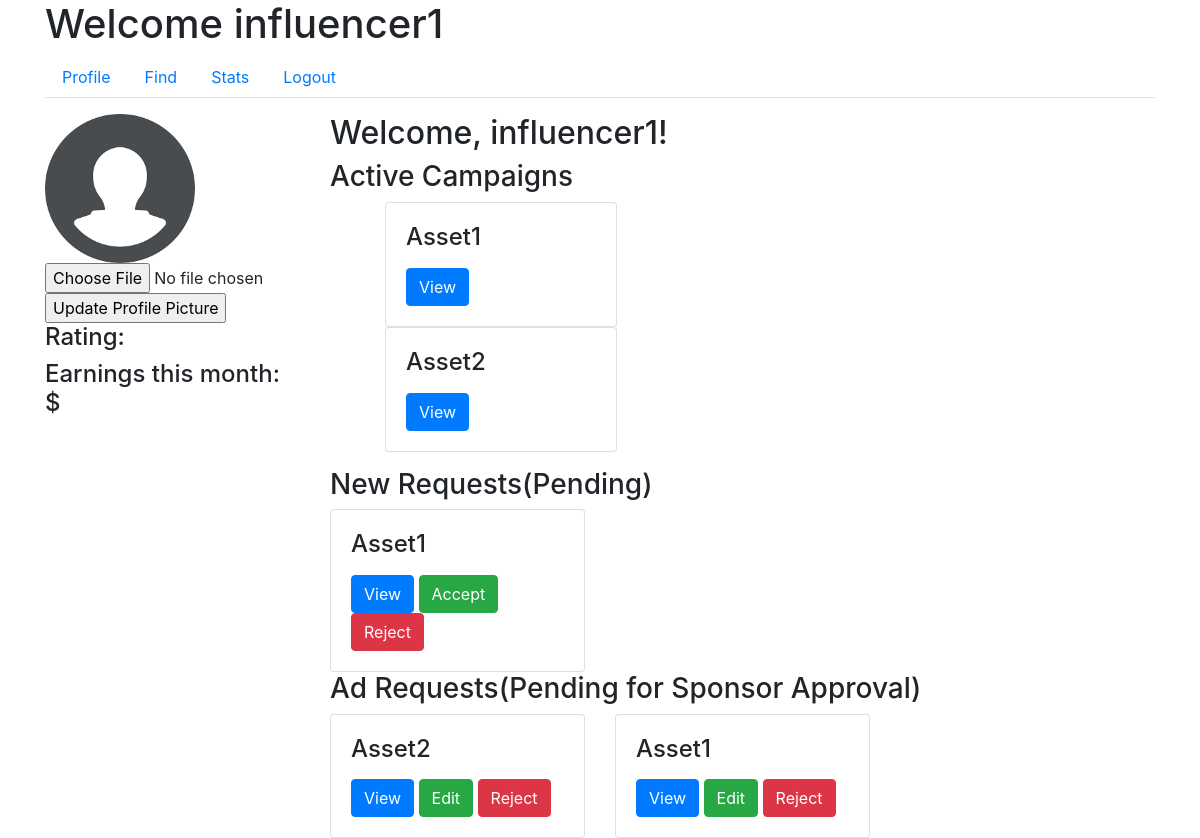
Page /influencer/profile (signed in) on the committed database.
### app/models.py (models this page shows, shortened)
class User(UserMixin, db.Model):
    id = db.Column(db.Integer, primary_key=True)
    username = db.Column(db.String(64), unique=True, nullable=False)
    email = db.Column(db.String(120), unique=True, nullable=False)
    password_hash = db.Column(db.String(128), nullable=False)
    role = db.Column(db.String(20), nullable=False)
    industry = db.Column(db.String(120))  # For Sponsors
    platforms = db.Column(db.Text)  # For Influencers
    category = db.Column(db.String(120))  # For Influencers
    niche = db.Column(db.String(120))  # For Influencers
    profile_pic = db.Column(db.String(20), nullable=False, default='download.png')

class Campaign(db.Model):
    id = db.Column(db.Integer, primary_key=True)
    name = db.Column(db.String(100), nullable=False)
    description = db.Column(db.Text, nullable=False)
    budget = db.Column(db.Float, nullable=False)
    visibility = db.Column(db.String(10), nullable=False)  # 'public', 'private'
    user_id = db.Column(db.Integer, db.ForeignKey('user.id'), nullable=False)
    ad_requests = db.relationship('AdRequest', backref='campaign', lazy=True)

class AdRequest(db.Model):
    id = db.Column(db.Integer, primary_key=True)
    campaign_id = db.Column(db.Integer, db.ForeignKey('campaign.id'), nullable=False)
    influencer_id = db.Column(db.Integer, db.ForeignKey('user.id'), nullable=False)
    requirements = db.Column(db.Text, nullable=False)
    payment_amount = db.Column(db.Float, nullable=False)
    status_influencer = db.Column(db.String(10), nullable=False)
    status_sponsor = db.Column(db.String(10), nullable=False)

### app/routes.py (the view)
@main.route('/influencer/profile')
@login_required
def influencer_profile():
    if current_user.role != 'influencer':
        return redirect(url_for('main.home'))
    influencer = current_user
    active_campaigns = Campaign.query.join(AdRequest, Campaign.id == AdRequest.campaign_id)\
    .filter(AdRequest.status_influencer == 'Accepted', AdRequest.influencer_id == influencer.id).all()
    new_requests = AdRequest.query.filter_by(influencer_id=influencer.id, status_influencer='Pending').all()
    sponsor_pending_request = AdRequest.query.filter_by(influencer_id=influencer.id, status_sponsor='Pending').all()
    return render_template('influencer_profile.html',
                           influencer=influencer,
                           active_campaigns=active_campaigns,
                           new_requests=new_requests,
                           sponsor_pending_request=sponsor_pending_request)

### app/models.py (called while the page is built)
@login_manager.user_loader
def load_user(user_id):
    return User.query.get(int(user_id))

### app/templates/influencer_profile.html (shortened to what this page needs)
{% extends "influencer_dashboard.html" %}
{% block tab_content %}
<div class="row">
    <div class="col-md-3">
        <div class="profile-sidebar">
            <img src="{{ url_for('static', filename='profile_pics/' + current_user.profile_pic) }}" alt="Profile Picture">
            <form action="{{ url_for('main.update_profile_pic') }}" method="POST" enctype="multipart/form-data">
                <input type="file" name="profile_pic">
                <input type="submit" value="Update Profile Picture">
            </form>
            <div class="profile-stats">
                <h4>Rating: {{ influencer.rating }}</h4>
                <h4>Earnings this month: ${{ influencer.earnings }}</h4>
            </div>
        </div>
    </div>
    <div class="col-md-9">
        <div class="profile-main">
            <h2>Welcome, {{ current_user.username }}!</h2>
            <h3>Active Campaigns</h3>
            <ul>
                {% for campaign in active_campaigns %}
                <div class="col-md-4">
                    <div class="request-box card">
                        <div class="card-body">
                            <h4 class="card-title">{{ campaign.name }}</h4>
                            <button class="btn btn-primary" data-toggle="modal" data-target="#campaignModal" data-id="{{ campaign.id }}">View</button>
                        </div>
                    </div>
                </div>
                {% endfor %}
            </ul>
            <h3>New Requests(Pending)</h3>
            <div class="row">
                {% for request in new_requests %}
                <div class="col-md-4">
                    <div class="request-box card">
                        <div class="card-body">
                            <h4 class="card-title">{{ request.campaign.name }}</h4>
                            <button class="btn btn-primary" data-toggle="modal" data-target="#campaignModal" data-id="{{ request.campaign.id }}">View</button>
                            <a href="{{ url_for('main.accept_request_influencer', id=request.id) }}" class="btn btn-success">Accept</a>
                            <a href="{{ url_for('main.reject_request_influencer', id=request.id) }}" class="btn btn-danger">Reject</a>
                        </div>
                    </div>
                </div>
                {% endfor %}
            </div>
            <h3>Ad Requests(Pending for Sponsor Approval)</h3>
            <div class="row">
                {% for request in sponsor_pending_request %}
                <div class="col-md-4">
                    <div class="request-box card">
                        <div class="card-body">
                            <h4 class="card-title">{{ request.campaign.name }}</h4>
                            <button class="btn btn-primary" data-toggle="modal" data-target="#campaignModal" data-id="{{ request.campaign.id }}">View</button>
                            <a href="{{ url_for('main.edit_ad_request_infl', id=request.id) }}" class="btn btn-success">Edit</a>
                            <a href="{{ url_for('main.reject_request_influencer', id=request.id) }}" class="btn btn-danger">Reject</a>
                        </div>
                    </div>
                </div>
                {% endfor %}
            </div>
        </div>
    </div>
</div>
{% endblock %}

### app/templates/influencer_dashboard.html (shortened to what this page needs)
{% extends "base.html" %}
{% block content %}
<h1>Welcome {{ current_user.username }}</h1>
<ul class="nav nav-tabs">
    <li class="nav-item">
        <a class="nav-link" href="{{ url_for('main.influencer_profile') }}">Profile</a>
    </li>
    <li class="nav-item">
        <a class="nav-link" href="{{ url_for('main.influencer_find') }}">Find</a>
    </li>
    <li class="nav-item">
        <a class="nav-link" href="{{ url_for('main.influencer_stats') }}">Stats</a>
    </li>
    <li class="nav-item">
        <a class="nav-link" href="{{ url_for('main.logout') }}">Logout</a>
    </li>
</ul>
<div class="tab-content mt-3">
    {% block tab_content %}{% endblock %}
</div>
{% endblock %}

### app/static/css/styles.css (style rules this page uses)
.profile-sidebar img { max-width: 150px; max-height: 150px; object-fit: cover; }

### rows in the picture
User: username "influencer1", profile_pic (picture)
Campaign: name "Asset1"
Campaign: name "Asset2"
AdRequest: campaign.name "Asset1"
AdRequest: campaign.name "Asset2"
AdRequest: campaign.name "Asset1"
